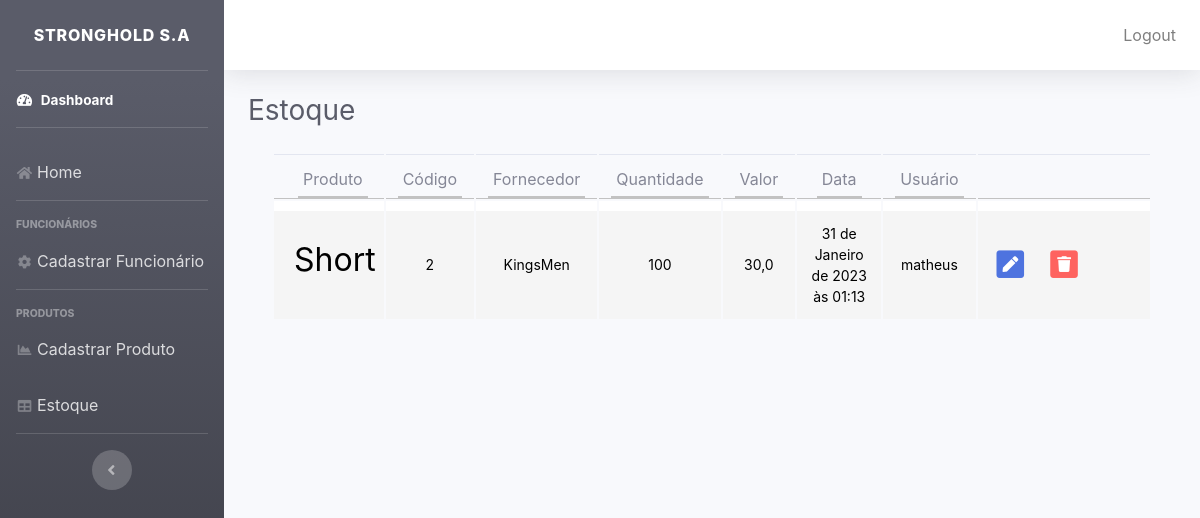
The page /estoque (signed in) on the database as committed earlier.
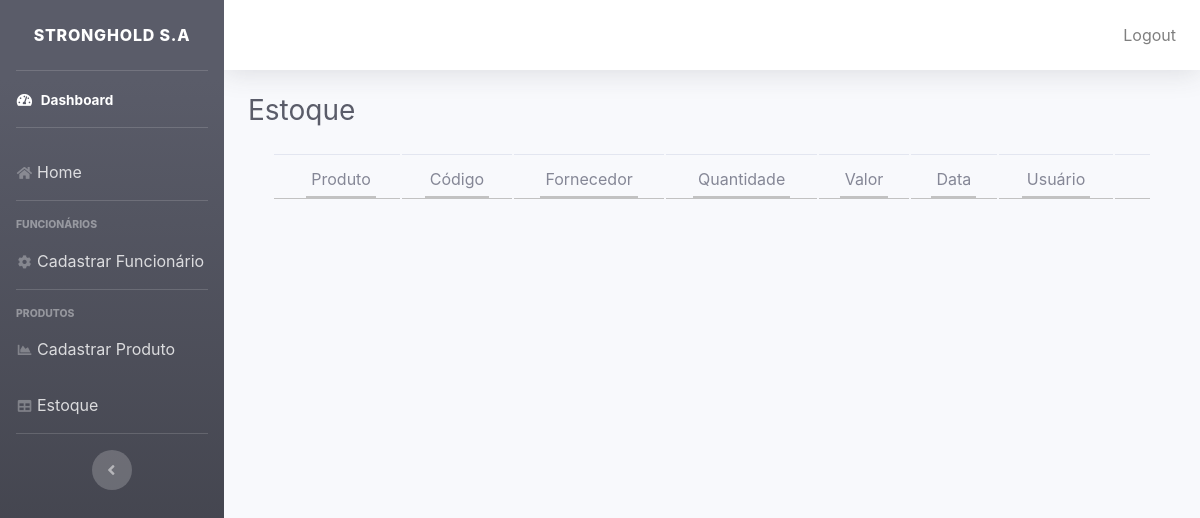
The same page on the database as committed later.
### produtos/models.py (models this page shows, shortened)
class Produto(models.Model):
    usuario = models.ForeignKey(User, on_delete=models.CASCADE)
    nome_produto = models.CharField(max_length=200)
    codigo_produto = models.IntegerField()
    quantidade_produto = models.IntegerField()
    nome_fornecedor = models.CharField(max_length=100)
    valor_unitario = models.FloatField()
    date_produto = models.DateTimeField(default=datetime.now, blank=True)

### produtos/views.py (the view)
# urls.py: path('estoque', estoque, name='estoque'),
def estoque(request):
    if request.user.is_authenticated:
        produtos = Produto.objects.order_by('-date_produto')
        dados={
            'produtos' : produtos
        }
        if User.is_authenticated:
            return render(request, 'estoque.html', dados)
    else:
        return redirect('index')

### templates/estoque.html (shortened to what the changed rows need)
{% load static %}
<!DOCTYPE html>
<html lang="pt-br">
    <head>
        <link rel="stylesheet" href="{% static '/css/estoque.css' %}">
        <link rel="stylesheet" href="{% static '/css/font-awesome.css' %}">
        <link href="{% static 'css/font-dashboard.css' %}" rel="stylesheet" type="text/css">
        <link href="{% static 'css/dashboard.css' %}" rel="stylesheet">
    </head>
    <body>
        <div id="wrapper">
        <div id="content-wrapper" class="d-flex flex-column">
            <div id="content">
                <div class="container-fluid">
                    <div class="d-sm-flex align-items-center justify-content-between mb-4">
                        <h1 class="h3 mb-0 text-gray-800">Estoque</h1>
                    </div>
<div class="container">
    <div class="row">
        <div class="col-lg-12">
            <div class="main-box clearfix">
                <div class="table-responsive">
                    <table class="table user-list">
                        <thead>
                            <tr>
                                <th class="text-center"><span>Produto</span></th>
                                <th class="text-center"><span>Código</span></th>
                                <th class="text-center"><span>Fornecedor</span></th>
                                <th class="text-center"><span>Quantidade</span></th>
                                <th class="text-center"><span>Valor</span></th>
                                <th class="text-center"><span>Data</span></th>
                                <th class="text-center"><span>Usuário</span></th>
                                <th>&nbsp;</th>
                            </tr>
                        </thead>
                        {% if produtos %}
                        {% for produto in produtos %}
                        <tbody>
                            <tr>
                                <td class="centralizar">
                                    <h2>{{produto.nome_produto}}</h2>
                                </td>
                                <td class="centralizar">
                                    {{produto.codigo_produto}}
                                </td>
                                <td class="centralizar">
                                    {{produto.nome_fornecedor}}
                                </td>
                                <td class="centralizar">
                                    {{produto.quantidade_produto}}
                                </td>
                                <td class="centralizar">
                                    {{produto.valor_unitario}}
                                </td>
                                <td class="centralizar">
                                    {{produto.date_produto}}
                                </td>
                                <td class="centralizar">
                                    {{produto.usuario}}
                                </td>
                                <td style="width: 20%;">
                                    <a href="{% url 'edita_produto' produto.id %}" class="table-link">
                                        <span class="fa-stack">
                                            <i class="fa fa-square fa-stack-2x"></i>
                                            <i class="fa fa-pen fa-stack-1x fa-inverse"></i>
                                        </span>
                                    </a>
                                    <a href="{% url 'deleta_produto' produto.id %}" class="table-link danger">
                                        <span class="fa-stack">
                                            <i class="fa fa-square fa-stack-2x"></i>
                                            <i class="fa fa-trash fa-stack-1x fa-inverse"></i>
                                        </span>
                                    </a>
                                </td>
                            </tr>
                        </tbody>
                        {% endfor %}
                        {% endif %}
                    </table>
                </div>
            </div>
        </div>
    </div>
</div>
    </body>
</html>

Rows that differ between the two databases and show on the page:
removed Produto: nome_produto "Short", codigo_produto "2", nome_fornecedor "KingsMen", quantidade_produto "100", valor_unitario "30,0", date_produto "31 de Janeiro de 2023 às 01:13", usuario "matheus"
